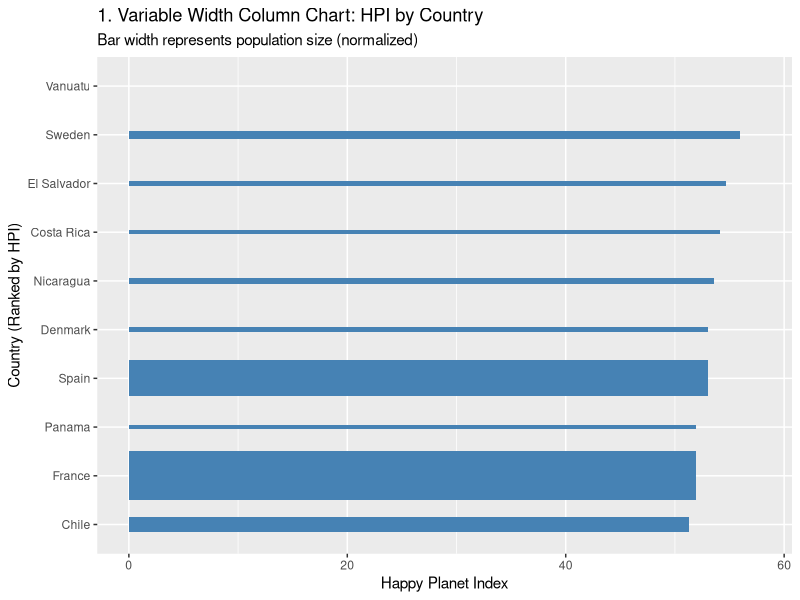
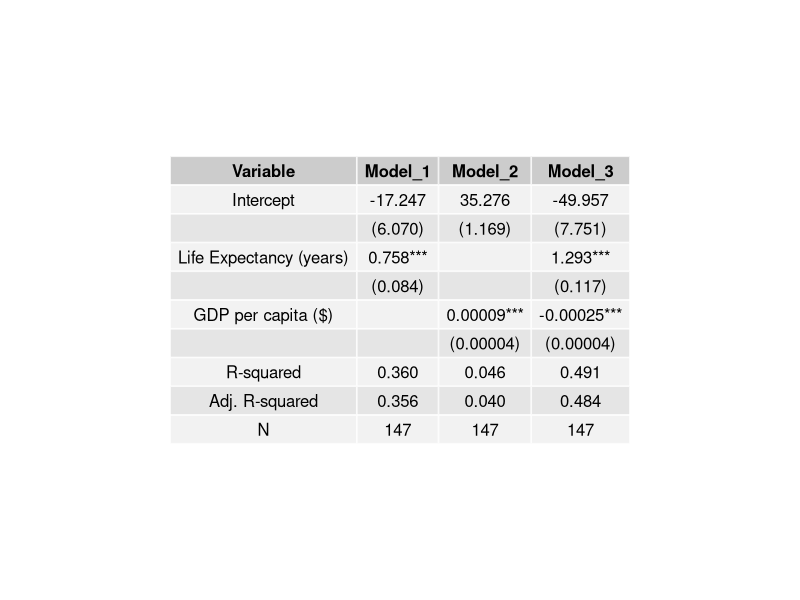
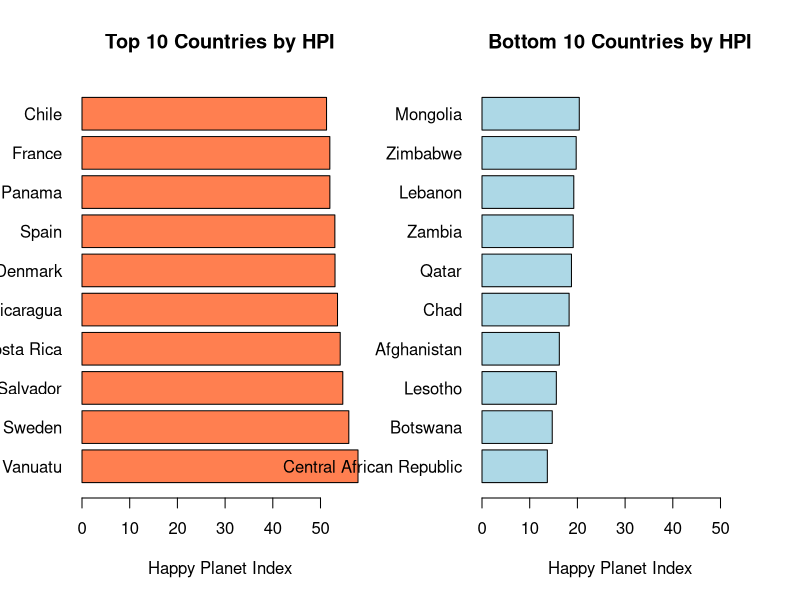
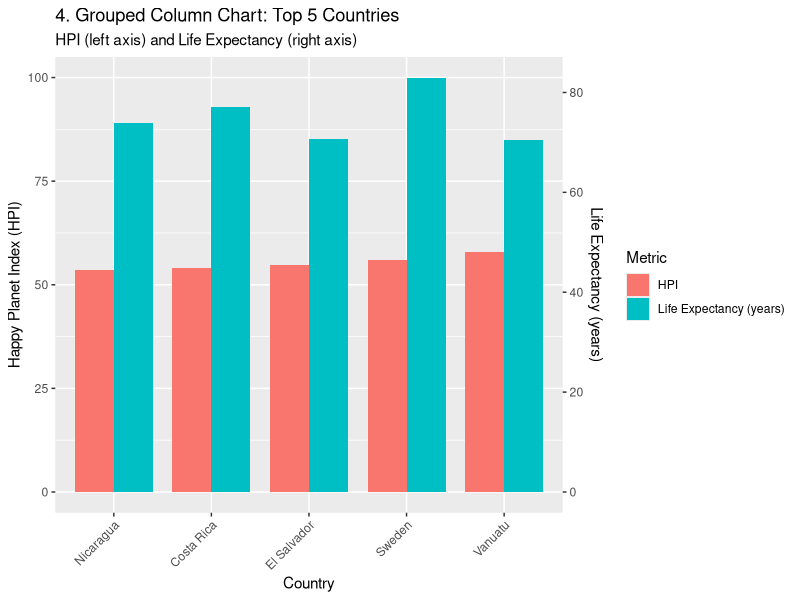

These figures' R source, in order:
# Assignment 4 - Chart Suggestions

library(readxl)
library(ggplot2)
library(dplyr)
library(tidyr)
library(gridExtra)

# Read HPI data
df_hpi <- read_excel("HPI.xlsx", sheet = 2, skip = 7)
df_hpi <- df_hpi[!is.na(df_hpi$HPI), ]
df_hpi <- df_hpi[, !names(df_hpi) %in% c("...4")]

# 1. Variable Width Column Chart - Two Variables per Item
# Using HPI (height) and Population (width) for top 10 countries
top10 <- df_hpi %>% arrange(desc(HPI)) %>% head(10)
top10$Rank <- seq_len(nrow(top10))

png("a4p1.png", width = 800, height = 600)
# Among Items → Two Variables per Item
ggplot(
  top10,
  aes(
    # items being compared
    x = reorder(Country, -Rank),
    # first variable per item (encoded as height)
    y = HPI,
    # second variable per item (encoded as width)
    width = `Population (thousands)` / max(`Population (thousands)`)
  )
) +
  geom_col(fill = "steelblue") +
  coord_flip() +
  labs(
    # chart title
    title = "1. Variable Width Column Chart: HPI by Country",
    subtitle = "Bar width represents population size (normalized)",
    # label for items
    x = "Country (Ranked by HPI)",
    # label for first variable
    y = "Happy Planet Index"
  )
dev.off()

# 2. Table or Table with Embedded Charts - Many Categories
# Create academic standard regression summary table
# Among Items → One Variable per Item → Many Categories
model1 <- lm(HPI ~ `Life Expectancy (years)`, data = df_hpi)
model2 <- lm(HPI ~ `GDP per capita ($)`, data = df_hpi)
model3 <- lm(
  HPI ~ `Life Expectancy (years)` + `GDP per capita ($)`,
  data = df_hpi
)

# create academic style table: variables in rows, models in columns
df_regtable <- data.frame(
  Variable = c(
    "Intercept",
    "",
    "Life Expectancy (years)",
    "",
    "GDP per capita ($)",
    "",
    "R-squared",
    "Adj. R-squared",
    "N"
  ),
  Model_1 = c(
    sprintf("%.3f", coef(model1)[1]),
    sprintf("(%.3f)", summary(model1)$coefficients[1, 2]),
    sprintf("%.3f***", coef(model1)[2]),
    sprintf("(%.3f)", summary(model1)$coefficients[2, 2]),
    "",
    "",
    sprintf("%.3f", summary(model1)$r.squared),
    sprintf("%.3f", summary(model1)$adj.r.squared),
    as.character(nrow(df_hpi))
  ),
  Model_2 = c(
    sprintf("%.3f", coef(model2)[1]),
    sprintf("(%.3f)", summary(model2)$coefficients[1, 2]),
    "",
    "",
    sprintf("%.5f***", coef(model2)[2]),
    sprintf("(%.5f)", summary(model2)$coefficients[2, 2]),
    sprintf("%.3f", summary(model2)$r.squared),
    sprintf("%.3f", summary(model2)$adj.r.squared),
    as.character(nrow(df_hpi))
  ),
  Model_3 = c(
    sprintf("%.3f", coef(model3)[1]),
    sprintf("(%.3f)", summary(model3)$coefficients[1, 2]),
    sprintf("%.3f***", coef(model3)[2]),
    sprintf("(%.3f)", summary(model3)$coefficients[2, 2]),
    sprintf("%.5f***", coef(model3)[3]),
    sprintf("(%.5f)", summary(model3)$coefficients[3, 2]),
    sprintf("%.3f", summary(model3)$r.squared),
    sprintf("%.3f", summary(model3)$adj.r.squared),
    as.character(nrow(df_hpi))
  )
)

png("a4p2.png", width = 800, height = 400)
# displays regression table
grid.table(df_regtable, rows = NULL)
dev.off()

# 3. Bar Chart - Many Items, Few Categories
# Top 10 and Bottom 10 countries by HPI
# Among Items → One Variable per Item → Few Categories → Many Items
bottom10 <- df_hpi %>% arrange(HPI) %>% head(10)

png("a4p3.png", width = 1200, height = 600)
# creates side-by-side plots (1 row, 2 columns)
par(mfrow = c(1, 2))
# determine common x-axis limits for both plots
xlim_range <- c(0, max(c(top10$HPI, bottom10$HPI)))
barplot(
  # variable being compared
  top10$HPI,
  # many items arranged for comparison
  names.arg = top10$Country,
  # horizontal orientation for readability
  horiz = TRUE,
  # rotates labels horizontally
  las = 1,
  # color for first category
  col = "coral",
  # title for first subplot
  main = "Top 10 Countries by HPI",
  # label for variable
  xlab = "Happy Planet Index",
  # same x-axis scale for both plots
  xlim = xlim_range
)
barplot(
  # variable being compared
  bottom10$HPI,
  # many items arranged for comparison
  names.arg = bottom10$Country,
  # horizontal orientation for readability
  horiz = TRUE,
  # rotates labels horizontally
  las = 1,
  # color for second category
  col = "lightblue",
  # title for second subplot
  main = "Bottom 10 Countries by HPI",
  # label for variable
  xlab = "Happy Planet Index",
  # same x-axis scale for both plots
  xlim = xlim_range
)
dev.off()

# 4. Column Chart - Few Items, Few Categories
# Top 5 countries with grouped bars showing HPI and Life Expectancy
# Among Items → One Variable per Item → Few Categories → Few Items
top5 <- df_hpi %>% arrange(desc(HPI)) %>% head(5)

# scale Life Expectancy to be comparable with HPI
scaling_factor <- 100 / max(top5$`Life Expectancy (years)`)

png("a4p4.png", width = 800, height = 600)
ggplot(top5, aes(x = reorder(Country, HPI))) +
  # HPI bars
  geom_col(
    aes(y = HPI, fill = "HPI"),
    position = position_nudge(x = -0.2),
    width = 0.4
  ) +
  # Life Expectancy bars (scaled)
  geom_col(
    aes(
      y = `Life Expectancy (years)` * scaling_factor,
      fill = "Life Expectancy (years)"
    ),
    position = position_nudge(x = 0.2),
    width = 0.4
  ) +
  # secondary y-axis for Life Expectancy
  scale_y_continuous(
    name = "Happy Planet Index (HPI)",
    sec.axis = sec_axis(
      ~ . / scaling_factor,
      name = "Life Expectancy (years)"
    )
  ) +
  labs(
    # chart title
    title = "4. Grouped Column Chart: Top 5 Countries",
    # subtitle explaining dual axes
    subtitle = "HPI (left axis) and Life Expectancy (right axis)",
    # label for few items
    x = "Country",
    # legend for variables
    fill = "Metric"
  ) +
  # rotates x-axis labels for readability
  theme(axis.text.x = element_text(angle = 45, hjust = 1))
dev.off()

print("All 4 plots saved as a4p1.png through a4p4.png")
